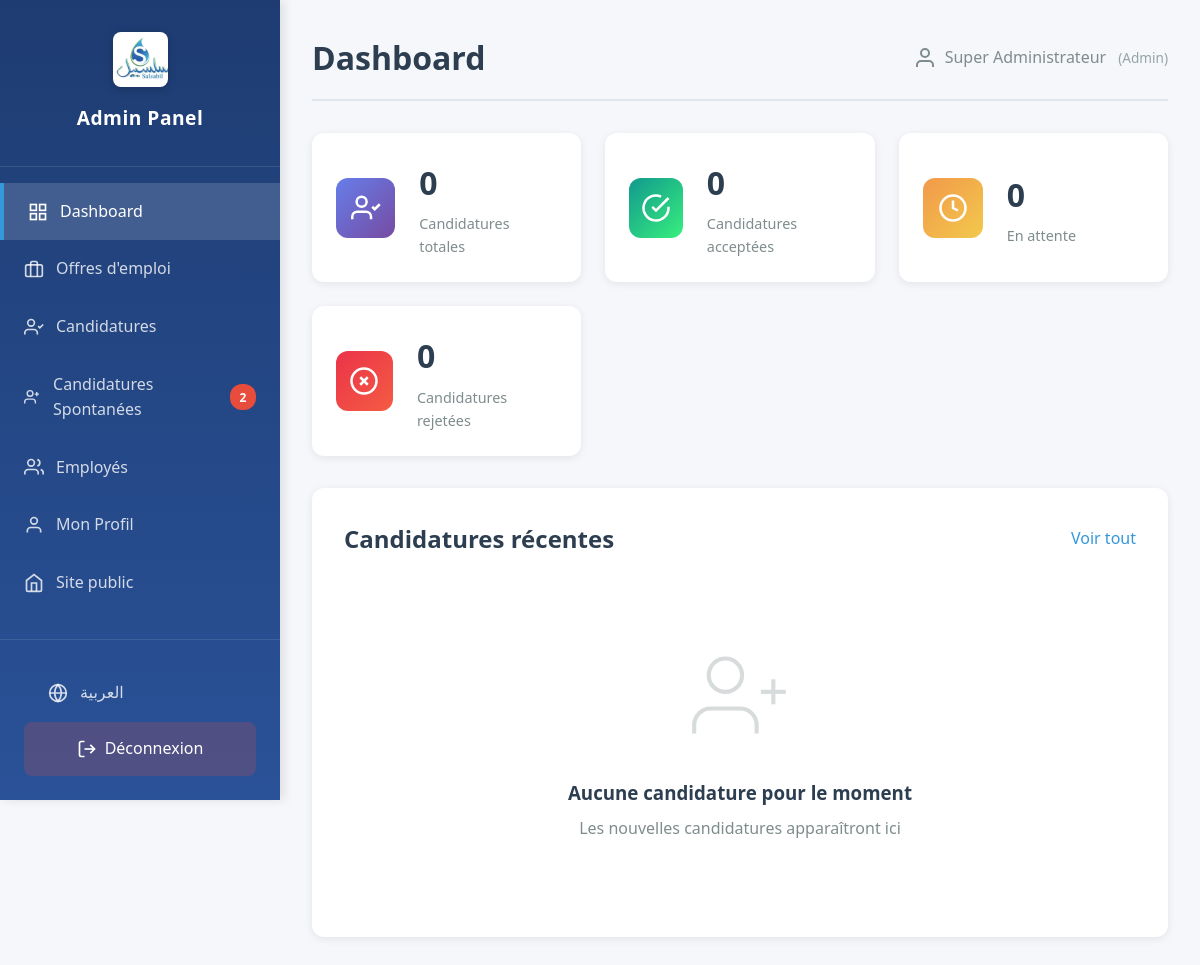
The app's page /admin/dashboard (signed in) with its own data.
### tables this page shows
CREATE TABLE employees (
            id INTEGER PRIMARY KEY AUTOINCREMENT,
            username TEXT UNIQUE NOT NULL,
            password TEXT NOT NULL,
            prenom TEXT NOT NULL,
            nom TEXT NOT NULL,
            email TEXT UNIQUE NOT NULL,
            role TEXT NOT NULL,
            status TEXT DEFAULT 'actif',
            date_creation TEXT DEFAULT CURRENT_TIMESTAMP
        );

### app.py (the view)
@app.route('/admin/dashboard')
@login_required
def admin_dashboard():
    current_user = get_current_user()
    all_applications = get_all_applications()
    regular_applications = [app for app in all_applications if app.get('job_id') != 0]
    spontaneous_count = len([app for app in all_applications if app.get('job_id') == 0])
    return render_template('admin/dashboard.html',
                         applications=regular_applications,
                         jobs=get_all_jobs(),
                         current_user=current_user,
                         permissions=ROLE_PERMISSIONS.get(current_user['role'], {}),
                         spontaneous_count=spontaneous_count)

### templates/admin/dashboard.html (shortened to what this page needs)
<!DOCTYPE html>
<html lang="{% if lang == 'ar' %}ar{% else %}fr{% endif %}" {% if lang == 'ar' %}dir="rtl"{% endif %}>
<head>
    <link rel="stylesheet" href="{{ url_for('static', filename='css/style.css') }}">
    <link rel="stylesheet" href="{{ url_for('static', filename='css/admin.css') }}">
</head>
<body>
    <div class="admin-layout">
        <aside class="admin-sidebar">
            <div class="sidebar-header">
                <img src="{{ url_for('static', filename='img/logo.jpeg') }}" alt="Logo Salsabil" class="logo-img">
                <h3>{% if lang == 'ar' %}لوحة التحكم{% else %}Admin Panel{% endif %}</h3>
            </div>
            <nav class="sidebar-nav">
                <a href="{{ url_for('admin_dashboard_ar' if lang == 'ar' else 'admin_dashboard') }}" class="nav-item active">
                    <svg width="20" height="20" viewBox="0 0 24 24" fill="none" stroke="currentColor" stroke-width="2">
                        <rect x="3" y="3" width="7" height="7"></rect>
                        <rect x="14" y="3" width="7" height="7"></rect>
                        <rect x="14" y="14" width="7" height="7"></rect>
                        <rect x="3" y="14" width="7" height="7"></rect>
                    </svg>
                    {% if lang == 'ar' %}لوحة التحكم{% else %}Dashboard{% endif %}
                </a>
                <a href="{{ url_for('admin_jobs_ar' if lang == 'ar' else 'admin_jobs') }}" class="nav-item">
                    <svg width="20" height="20" viewBox="0 0 24 24" fill="none" stroke="currentColor" stroke-width="2">
                        <rect x="2" y="7" width="20" height="14" rx="2" ry="2"></rect>
                        <path d="M16 21V5a2 2 0 0 0-2-2h-4a2 2 0 0 0-2 2v16"></path>
                    </svg>
                    {% if lang == 'ar' %}عروض العمل{% else %}Offres d'emploi{% endif %}
                </a>
                <a href="{{ url_for('admin_applications_ar' if lang == 'ar' else 'admin_applications') }}" class="nav-item">
                    <svg width="20" height="20" viewBox="0 0 24 24" fill="none" stroke="currentColor" stroke-width="2">
                        <path d="M16 21v-2a4 4 0 0 0-4-4H5a4 4 0 0 0-4 4v2"></path>
                        <circle cx="8.5" cy="7" r="4"></circle>
                        <polyline points="17 11 19 13 23 9"></polyline>
                    </svg>
                    {% if lang == 'ar' %}الطلبات{% else %}Candidatures{% endif %}
                </a>
                <a href="{{ url_for('admin_spontaneous_applications_ar' if lang == 'ar' else 'admin_spontaneous_applications') }}" class="nav-item">
                    <svg width="20" height="20" viewBox="0 0 24 24" fill="none" stroke="currentColor" stroke-width="2">
                        <path d="M16 21v-2a4 4 0 0 0-4-4H5a4 4 0 0 0-4 4v2"></path>
                        <circle cx="8.5" cy="7" r="4"></circle>
                        <path d="M15 8h6m-3-3v6"></path>
                    </svg>
                    {% if lang == 'ar' %}طلبات عفوية{% else %}Candidatures Spontanées{% endif %}
                    {% if spontaneous_count > 0 %}
                    <span class="badge">{{ spontaneous_count }}</span>
                    {% endif %}
                </a>
                {% if permissions and permissions.view_employees %}
                <a href="{{ url_for('admin_employees_ar' if lang == 'ar' else 'admin_employees') }}" class="nav-item">
                    <svg width="20" height="20" viewBox="0 0 24 24" fill="none" stroke="currentColor" stroke-width="2">
                        <path d="M17 21v-2a4 4 0 0 0-4-4H5a4 4 0 0 0-4 4v2"></path>
                        <circle cx="8.5" cy="7" r="4"></circle>
                        <path d="M23 21v-2a4 4 0 0 0-3-3.87"></path>
                        <path d="M16 3.13a4 4 0 0 1 0 7.75"></path>
                    </svg>
                    {% if lang == 'ar' %}الموظفون{% else %}Employés{% endif %}
                </a>
                {% endif %}
                <a href="{{ url_for('admin_profile_ar' if lang == 'ar' else 'admin_profile') }}" class="nav-item">
                    <svg width="20" height="20" viewBox="0 0 24 24" fill="none" stroke="currentColor" stroke-width="2">
                        <path d="M20 21v-2a4 4 0 0 0-4-4H8a4 4 0 0 0-4 4v2"></path>
                        <circle cx="12" cy="7" r="4"></circle>
                    </svg>
                    {% if lang == 'ar' %}ملفي الشخصي{% else %}Mon Profil{% endif %}
                </a>
                <a href="{{ url_for('jobs_ar' if lang == 'ar' else 'jobs') }}" class="nav-item">
                    <svg width="20" height="20" viewBox="0 0 24 24" fill="none" stroke="currentColor" stroke-width="2">
                        <path d="M3 9l9-7 9 7v11a2 2 0 0 1-2 2H5a2 2 0 0 1-2-2z"></path>
                        <polyline points="9 22 9 12 15 12 15 22"></polyline>
                    </svg>
                    {% if lang == 'ar' %}الموقع العام{% else %}Site public{% endif %}
                </a>
            </nav>
            <div class="sidebar-footer">
                {% if lang == 'ar' %}
                <a href="{{ url_for('admin_dashboard') }}" class="nav-item lang-switch">
                    <svg width="20" height="20" viewBox="0 0 24 24" fill="none" stroke="currentColor" stroke-width="2">
                        <circle cx="12" cy="12" r="10"></circle>
                        <path d="M2 12h20M12 2a15.3 15.3 0 0 1 4 10 15.3 15.3 0 0 1-4 10 15.3 15.3 0 0 1-4-10 15.3 15.3 0 0 1 4-10z"></path>
                    </svg>
                    Français
                </a>
                {% else %}
                <a href="{{ url_for('admin_dashboard_ar') }}" class="nav-item lang-switch">
                    <svg width="20" height="20" viewBox="0 0 24 24" fill="none" stroke="currentColor" stroke-width="2">
                        <circle cx="12" cy="12" r="10"></circle>
                        <path d="M2 12h20M12 2a15.3 15.3 0 0 1 4 10 15.3 15.3 0 0 1-4 10 15.3 15.3 0 0 1-4-10 15.3 15.3 0 0 1 4-10z"></path>
                    </svg>
                    العربية
                </a>
                {% endif %}
                <a href="{{ url_for('admin_logout') }}" class="btn-logout">
                    <svg width="20" height="20" viewBox="0 0 24 24" fill="none" stroke="currentColor" stroke-width="2">
                        <path d="M9 21H5a2 2 0 0 1-2-2V5a2 2 0 0 1 2-2h4"></path>
                        <polyline points="16 17 21 12 16 7"></polyline>
                        <line x1="21" y1="12" x2="9" y2="12"></line>
                    </svg>
                    {% if lang == 'ar' %}تسجيل الخروج{% else %}Déconnexion{% endif %}
                </a>
            </div>
        </aside>
        <main class="admin-main">
            <div class="admin-header">
                <h1>{% if lang == 'ar' %}لوحة التحكم{% else %}Dashboard{% endif %}</h1>
                <div class="admin-user">
                    <svg width="24" height="24" viewBox="0 0 24 24" fill="none" stroke="currentColor" stroke-width="2">
                        <path d="M20 21v-2a4 4 0 0 0-4-4H8a4 4 0 0 0-4 4v2"></path>
                        <circle cx="12" cy="7" r="4"></circle>
                    </svg>
                    <span>{{ current_user.prenom if current_user else 'Admin' }} {{ current_user.nom if current_user else '' }}</span>
                    {% if current_user and current_user.role %}
                    <span class="user-role">({{ current_user.role|capitalize }})</span>
                    {% endif %}
                </div>
            </div>
            <div class="stats-grid">
                <div class="stat-card">
                    <div class="stat-icon blue">
                        <svg width="30" height="30" viewBox="0 0 24 24" fill="none" stroke="currentColor" stroke-width="2">
                            <path d="M16 21v-2a4 4 0 0 0-4-4H5a4 4 0 0 0-4 4v2"></path>
                            <circle cx="8.5" cy="7" r="4"></circle>
                            <polyline points="17 11 19 13 23 9"></polyline>
                        </svg>
                    </div>
                    <div class="stat-info">
                        <h3>{{ applications|length }}</h3>
                        <p>{% if lang == 'ar' %}إجمالي الطلبات{% else %}Candidatures totales{% endif %}</p>
                    </div>
                </div>
                <div class="stat-card">
                    <div class="stat-icon green">
                        <svg width="30" height="30" viewBox="0 0 24 24" fill="none" stroke="currentColor" stroke-width="2">
                            <path d="M22 11.08V12a10 10 0 1 1-5.93-9.14"></path>
                            <polyline points="22 4 12 14.01 9 11.01"></polyline>
                        </svg>
                    </div>
                    <div class="stat-info">
                        <h3>{{ applications|selectattr('status', 'equalto', 'acceptée')|list|length }}</h3>
                        <p>{% if lang == 'ar' %}الطلبات المقبولة{% else %}Candidatures acceptées{% endif %}</p>
                    </div>
                </div>
                <div class="stat-card">
                    <div class="stat-icon orange">
                        <svg width="30" height="30" viewBox="0 0 24 24" fill="none" stroke="currentColor" stroke-width="2">
                            <circle cx="12" cy="12" r="10"></circle>
                            <polyline points="12 6 12 12 16 14"></polyline>
                        </svg>
                    </div>
                    <div class="stat-info">
                        <h3>{{ applications|selectattr('status', 'equalto', 'en attente')|list|length }}</h3>
                        <p>{% if lang == 'ar' %}قيد الانتظار{% else %}En attente{% endif %}</p>
                    </div>
                </div>
                <div class="stat-card">
                    <div class="stat-icon red">
                        <svg width="30" height="30" viewBox="0 0 24 24" fill="none" stroke="currentColor" stroke-width="2">
                            <circle cx="12" cy="12" r="10"></circle>
                            <line x1="15" y1="9" x2="9" y2="15"></line>
                            <line x1="9" y1="9" x2="15" y2="15"></line>
                        </svg>
                    </div>
                    <div class="stat-info">
                        <h3>{{ applications|selectattr('status', 'equalto', 'rejetée')|list|length }}</h3>
                        <p>{% if lang == 'ar' %}الطلبات المرفوضة{% else %}Candidatures rejetées{% endif %}</p>
                    </div>
                </div>
            </div>
            <div class="content-section">
                <div class="section-header">
                    <h2>{% if lang == 'ar' %}الطلبات الأخيرة{% else %}Candidatures récentes{% endif %}</h2>
                    <a href="{{ url_for('admin_applications_ar' if lang == 'ar' else 'admin_applications') }}" class="btn-view-all">
                        {% if lang == 'ar' %}عرض الكل{% else %}Voir tout{% endif %}
                    </a>
                </div>
                {% if applications %}
                <div class="table-container">
                    <table class="admin-table">
                        <thead>
                            <tr>
                                <th>{% if lang == 'ar' %}المرشح{% else %}Candidat{% endif %}</th>
                                <th>{% if lang == 'ar' %}المنصب{% else %}Poste{% endif %}</th>
                                <th>{% if lang == 'ar' %}التاريخ{% else %}Date{% endif %}</th>
                                <th>{% if lang == 'ar' %}الحالة{% else %}Statut{% endif %}</th>
                                <th>{% if lang == 'ar' %}الإجراءات{% else %}Actions{% endif %}</th>
                            </tr>
                        </thead>
                        <tbody>
                            {% for app in applications[:5] %}
                            <tr>
                                <td>
                                    <div class="candidate-info">
                                        <div class="candidate-avatar">
                                            {{ app.prenom[0] }}{{ app.nom[0] }}
                                        </div>
                                        <div>
                                            <div class="candidate-name">{{ app.prenom }} {{ app.nom }}</div>
                                            <div class="candidate-email">{{ app.email }}</div>
                                        </div>
                                    </div>
                                </td>
                                <td>{{ app.job_title }}</td>
                                <td>{{ app.date_soumission }}</td>
                                <td>
                                    <span class="status-badge status-{{ app.status.replace(' ', '-') }}">
                                        {% if lang == 'ar' %}
                                            {% if app.status == 'en attente' %}قيد الانتظار
                                            {% elif app.status == 'acceptée' %}مقبول
                                            {% elif app.status == 'rejetée' %}مرفوض
                                            {% else %}{{ app.status }}{% endif %}
                                        {% else %}
                                            {{ app.status }}
                                        {% endif %}
                                    </span>
                                </td>
                                <td>
                                    <a href="{{ url_for('admin_application_detail_ar' if lang == 'ar' else 'admin_application_detail', app_id=app.id) }}" class="btn-view" title="{% if lang == 'ar' %}عرض التفاصيل{% else %}Voir les détails{% endif %}">
                                        <svg width="18" height="18" viewBox="0 0 24 24" fill="none" stroke="currentColor" stroke-width="2">
                                            <path d="M1 12s4-8 11-8 11 8 11 8-4 8-11 8-11-8-11-8z"></path>
                                            <circle cx="12" cy="12" r="3"></circle>
                                        </svg>
                                        {% if lang == 'ar' %}عرض التفاصيل{% else %}Voir détails{% endif %}
                                    </a>
                                </td>
                            </tr>
                            {% endfor %}
                        </tbody>
                    </table>
                </div>
                {% else %}
                <div class="empty-state">
                    <svg width="100" height="100" viewBox="0 0 24 24" fill="none" stroke="currentColor" stroke-width="1">
                        <path d="M16 21v-2a4 4 0 0 0-4-4H5a4 4 0 0 0-4 4v2"></path>
                        <circle cx="8.5" cy="7" r="4"></circle>
                        <line x1="20" y1="8" x2="20" y2="14"></line>
                        <line x1="23" y1="11" x2="17" y2="11"></line>
                    </svg>
                    <h3>{% if lang == 'ar' %}لا توجد طلبات في الوقت الحالي{% else %}Aucune candidature pour le moment{% endif %}</h3>
                    <p>{% if lang == 'ar' %}ستظهر الطلبات الجديدة هنا{% else %}Les nouvelles candidatures apparaîtront ici{% endif %}</p>
                </div>
                {% endif %}
            </div>
        </main>
    </div>
</body>
</html>

### records on screen
employees: prenom "Super", nom "Administrateur", role "Admin"

### other values on screen
{{ spontaneous_count }} "2"
{{ applications|length }} "0"
{{ applications|selectattr('status', 'equalto', 'acceptée')|list|length }} "0"
{{ applications|selectattr('status', 'equalto', 'en attente')|list|length }} "0"
{{ applications|selectattr('status', 'equalto', 'rejetée')|list|length }} "0"
